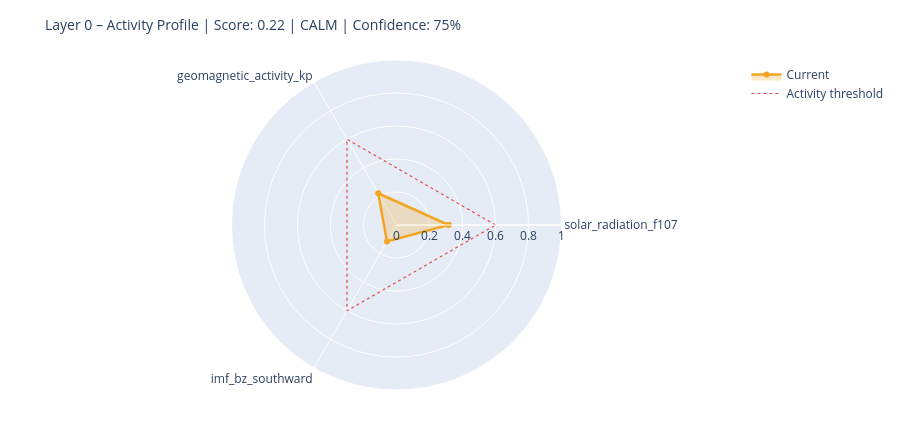

The notebook cell this image was saved under:
### Markdown cell above
---
## 6. State Assessment & Handoff to Layer 1

### Code cell
# ============================================================
# STEP 1 – Collect raw values with source modes
# Mode: 'primary' | 'fallback_3h' | 'last_valid' | 'missing'
# ============================================================

def safe_last(df, col):
    if df is None or col not in df.columns: return None
    s = df[col].dropna()
    return float(s.iloc[-1]) if not s.empty else None

f107_now = safe_last(df_f107, 'f10.7')
bz_now   = safe_last(df_mag,  'bz_gsm')
kp_now   = safe_last(df_kp,   'kp')
sw_now   = safe_last(df_sw,   'speed')

source_modes = {
    'F10.7':    'primary'  if f107_now is not None else 'missing',
    'Kp':       'primary'  if kp_now   is not None else 'missing',
    'IMF_Bz':   'primary'  if bz_now   is not None else 'missing',
    'SW_speed': 'primary'  if sw_now   is not None else 'missing',
}

# Kp Fallback – 3h endpoint
if kp_now is None:
    try:
        r = requests.get(
            'https://services.swpc.noaa.gov/json/noaa-planetary-k-index.json',
            timeout=10)
        r.raise_for_status()
        fb = pd.DataFrame(r.json())
        tc = next((c for c in fb.columns if 'time' in c.lower()), fb.columns[0])
        kc = next((c for c in fb.columns if 'kp' in c.lower() and c != tc), None)
        if kc:
            fb[kc] = fb[kc].astype(str).str.extract(r'([0-9]+(?:\.[0-9]*)?)')[0]
            fb[kc] = pd.to_numeric(fb[kc], errors='coerce')
            fb = fb[fb[kc] >= 0].dropna(subset=[kc])
            if not fb.empty:
                kp_now = float(fb[kc].iloc[-1])
                source_modes['Kp'] = 'fallback_3h'
                print(f'  Kp fallback (3h): {kp_now:.1f}')
    except Exception as e:
        print(f'  Kp fallback failed: {e}')

# Solar Wind Fallback – last valid value
if sw_now is None and df_sw is not None and 'speed' in df_sw.columns:
    s = df_sw['speed'].dropna()
    if not s.empty:
        sw_now = float(s.iloc[-1])
        source_modes['SW_speed'] = 'last_valid'
        print(f'  SW fallback (last_valid): {sw_now:.0f} km/s')

print()
print('Source modes:', source_modes)

# ============================================================
# STEP 2 – Score from available components only
# ============================================================

def norm(v, lo, hi):
    if v is None: return None
    return max(0.0, min(1.0, (v - lo) / (hi - lo)))

COMPONENTS = {
    'solar_radiation_f107':    (f107_now, norm(f107_now, 60, 250)),
    'geomagnetic_activity_kp': (kp_now,   norm(kp_now,   0,   9)),
    'imf_bz_southward':        (bz_now,   norm(-(bz_now or 0) if bz_now else None, -5, 30)
                                           if bz_now is not None else None),
    'solar_wind_speed':        (sw_now,   norm(sw_now, 300, 800)),
}

available   = {k: v[1] for k, v in COMPONENTS.items() if v[1] is not None}
unavailable = [k for k, v in COMPONENTS.items() if v[1] is None]

layer0_score = round(sum(available.values()) / len(available), 4) if available else None
confidence   = round(len(available) / len(COMPONENTS), 2)

level = ('unknown'  if layer0_score is None
         else 'calm'     if layer0_score < 0.3
         else 'moderate' if layer0_score < 0.6
         else 'active')

# ============================================================
# STEP 3 – Dominant Driver
# ============================================================

def dominant_driver(kp, f107, bz, sw):
    candidates = []
    if kp   is not None and kp   >= 4:   candidates.append(('geomagnetic',    kp / 9))
    if sw   is not None and sw   >= 500:  candidates.append(('solar_wind',     sw / 800))
    if bz   is not None and bz   <= -5:   candidates.append(('imf_southward',  abs(bz) / 30))
    if f107 is not None and f107 >= 150:  candidates.append(('solar_radiation',f107 / 250))
    return max(candidates, key=lambda x: x[1])[0] if candidates else 'none'

driver = dominant_driver(kp_now, f107_now, bz_now, sw_now)

# ============================================================
# STEP 4 – Downstream expectations
# ============================================================

def downstream_expectation(driver, score, kp, bz, f107):
    exp = {
        'magnetosphere':        'calm',
        'ionosphere':           'calm',
        'schumann_resonance':   'unchanged',
        'lithosphere_currents': 'low',
    }
    if driver == 'geomagnetic' or (kp and kp >= 5):
        exp['magnetosphere']        = 'compressed / storm'
        exp['ionosphere']           = 'elevated disturbance (TEC variability)'
        exp['schumann_resonance']   = 'elevated amplitude possible'
        exp['lithosphere_currents'] = 'elevated induction currents'
    elif driver == 'imf_southward' or (bz and bz <= -5):
        exp['magnetosphere']        = 'energy coupling active'
        exp['ionosphere']           = 'elevated electron density possible'
        exp['schumann_resonance']   = 'slight modulation possible'
    elif driver == 'solar_radiation' or (f107 and f107 >= 150):
        exp['ionosphere']           = 'elevated ionization (F-layer)'
        exp['schumann_resonance']   = 'slightly elevated background activity'
    return exp

downstream = downstream_expectation(driver, layer0_score, kp_now, bz_now, f107_now)

# ============================================================
# CONSOLE OUTPUT
# ============================================================

W = 58
print('=' * W)
print('LAYER 0 – STATE ASSESSMENT')
print('=' * W)
for name, (raw_v, score_v) in COMPONENTS.items():
    if score_v is not None:
        bar = '█' * int(score_v * 20) + '░' * (20 - int(score_v * 20))
        print(f'  {name:<35}  {bar}  {score_v:.2f}')
    else:
        print(f'  {name:<35}  {"─" * 20}  n/a')
print('-' * W)
print(f'  Score ({len(available)}/{len(COMPONENTS)} components):  {layer0_score:.3f}')
print(f'  Confidence:         {confidence:.0%}')
print(f'  Level:              {level.upper()}')
print(f'  Dominant Driver:    {driver}')

# Radar chart
cats = list(available.keys())
vals = list(available.values())
if len(cats) >= 3:
    fig = go.Figure()
    fig.add_trace(go.Scatterpolar(
        r=vals + [vals[0]], theta=cats + [cats[0]],
        fill='toself', fillcolor='rgba(242,166,35,0.25)',
        line=dict(color='#F2A623', width=2.5), name='Current'
    ))
    fig.add_trace(go.Scatterpolar(
        r=[0.6] * (len(cats) + 1), theta=cats + [cats[0]],
        line=dict(color='#E24B4A', dash='dot', width=1.2),
        mode='lines', name='Activity threshold'
    ))
    fig.update_layout(
        title=dict(text=f'Layer 0 – Activity Profile | Score: {layer0_score:.2f} | {level.upper()} | Confidence: {confidence:.0%}',
                   font=dict(size=14)),
        polar=dict(radialaxis=dict(visible=True, range=[0, 1])),
        height=430, showlegend=True,
        margin=dict(l=60, r=60, t=60, b=40)
    )
    fig.show()

### Figure 1 — Plotly figure (JSON) as saved in the notebook; plotly's stock layout.template omitted (floating-point values rounded to 4 significant figures)
{"data": [{"fill": "toself", "fillcolor": "rgba(242,166,35,0.25)", "line": {"color": "#F2A623", "width": 2.5}, "name": "Current", "r": [0.3158, 0.2222, 0.1151, 0.3158], "theta": ["solar_radiation_f107", "geomagnetic_activity_kp", "imf_bz_southward", "solar_radiation_f107"], "type": "scatterpolar"}, {"line": {"color": "#E24B4A", "dash": "dot", "width": 1.2}, "mode": "lines", "name": "Activity threshold", "r": [0.6, 0.6, 0.6, 0.6], "theta": ["solar_radiation_f107", "geomagnetic_activity_kp", "imf_bz_southward", "solar_radiation_f107"], "type": "scatterpolar"}], "layout": {"height": 430, "margin": {"b": 40, "l": 60, "r": 60, "t": 60}, "polar": {"radialaxis": {"range": [0, 1], "visible": true}}, "showlegend": true, "title": {"font": {"size": 14}, "text": "Layer 0 – Activity Profile | Score: 0.22 | CALM | Confidence: 75%"}}}
